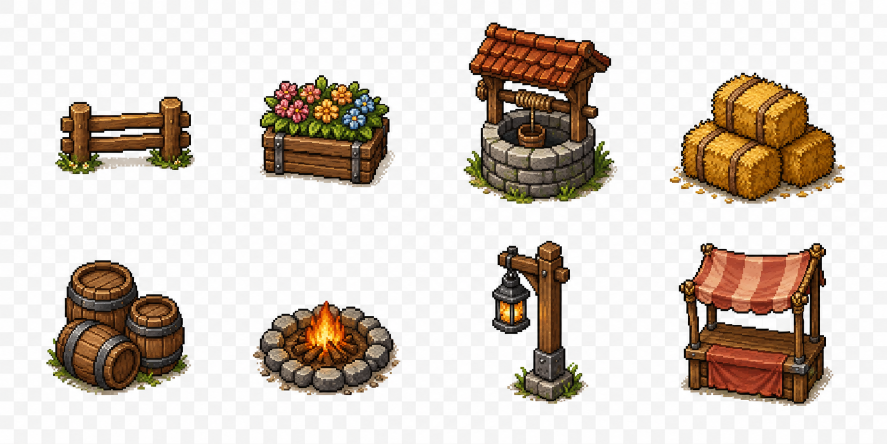
#> input picture Resources/Generated/GPT/SourceSheets/Objects/source_village_decorations_2026_05_14.png, 1774 x 887 px (shown at 1/2 size)
$ python slice_village_decorations.py
#> lines starting #> are read from the running program, lines starting #| are printed output that depends on the picture
"""마을/필드 장식 오브젝트 시트 (4×2) → 8개 PNG (128×128, padding 50, blob 격리)."""
from collections import deque
from pathlib import Path
from PIL import Image

SCRIPT_DIR = Path(__file__).resolve().parent
SOURCE_SHEET = SCRIPT_DIR / "source_village_decorations_2026_05_14.png"
OUT_DIR = SCRIPT_DIR.parents[1] / "Objects" / "Village"
NAMES = [
    "wooden_fence_segment", "flower_planter",
    "water_well", "hay_bale_stack",
    "barrel_group", "campfire_ring",
    "street_lantern", "market_cloth_stall",
]
CANVAS, COLS, ROWS = 128, 4, 2
LEFT_PAD, RIGHT_PAD = 50, 50


def is_bg(r, g, b, a):
    if a < 8: return True
    if r >= 240 and g >= 240 and b >= 240: return True
    if abs(r-g) <= 6 and abs(g-b) <= 6 and abs(r-b) <= 6 and 175 <= r <= 245: return True
    return False


def strip_bg(cell):
    cell = cell.convert("RGBA"); px = cell.load(); w, h = cell.size
    for y in range(h):
        for x in range(w):
            r, g, b, a = px[x, y]
            if is_bg(r, g, b, a):
                px[x, y] = (0, 0, 0, 0)
    return cell


def largest_blob(img):
    img = img.convert("RGBA"); px = img.load(); w, h = img.size
    label = [[0]*w for _ in range(h)]; n = 0; sizes = {}
    for y in range(h):
        for x in range(w):
            if label[y][x] != 0: continue
            if px[x, y][3] < 1: continue
            n += 1; q = deque([(x, y)]); label[y][x] = n; cnt = 0
            while q:
                cx, cy = q.popleft(); cnt += 1
                for nx, ny in ((cx+1, cy), (cx-1, cy), (cx, cy+1), (cx, cy-1)):
                    if 0 <= nx < w and 0 <= ny < h and label[ny][nx] == 0 and px[nx, ny][3] > 0:
                        label[ny][nx] = n; q.append((nx, ny))
            sizes[n] = cnt
    if not sizes: return img
    keep = max(sizes, key=lambda k: sizes[k])
    out = Image.new("RGBA", (w, h), (0, 0, 0, 0)); op = out.load()
    for y in range(h):
        for x in range(w):
            if label[y][x] == keep: op[x, y] = px[x, y]
    return out


def fit_square(img, size):
    w, h = img.size
    if w == 0 or h == 0: return Image.new("RGBA", (size, size), (0, 0, 0, 0))
    scale = min(size/w, size/h)
    nw, nh = max(1, int(round(w*scale))), max(1, int(round(h*scale)))
    r = img.resize((nw, nh), Image.LANCZOS)
    canvas = Image.new("RGBA", (size, size), (0, 0, 0, 0))
    canvas.paste(r, ((size-nw)//2, (size-nh)//2), r)
    return canvas


def main():
    OUT_DIR.mkdir(parents=True, exist_ok=True)
    sheet = Image.open(SOURCE_SHEET).convert("RGBA")
    sw, sh = sheet.size; cw, ch = sw // COLS, sh // ROWS
#> after `sw, sh = sheet.size`: sw = 1774; sh = 887
#> after `cw, ch = (sw // COLS, sh // ROWS)`: cw = 443; ch = 443
    print(f"sheet={sw}x{sh}, cell={cw}x{ch}")
#| sheet=1774x887, cell=443x443
    for i, name in enumerate(NAMES):
        col, row = i % COLS, i // COLS
        x0 = max(0, col*cw - LEFT_PAD); x1 = min(sw, (col+1)*cw + RIGHT_PAD)
        box = (x0, row*ch, x1, (row+1)*ch)
        cell = sheet.crop(box)
        cleaned = strip_bg(cell); iso = largest_blob(cleaned)
        bbox = iso.getbbox(); trimmed = iso.crop(bbox) if bbox else iso
        final = fit_square(trimmed, CANVAS)
        final.save(OUT_DIR / f"{name}.png", "PNG")
        print(f"  [{i}] {name}.png  trimmed={trimmed.size}")
#> this loop made 8 passes
#> bbox on passes 1 to 8: (110, 193, 390, 349), (126, 150, 398, 375), (91, 45, 399, 408), (60, 145, 411, 408), (92, 77, 382, 348), (112, 158, 408, 348), (148, 38, 341, 365), (78, 43, 388, 369)
#> pass 1, in main, `cell = sheet.crop(box)`:
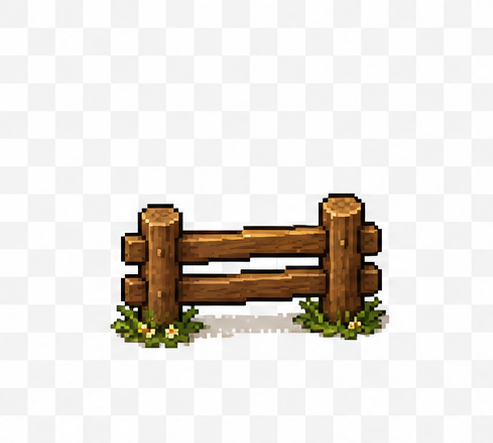
#> cell: PIL image 493x443 RGBA; mean R, G, B, A 230, 226, 221.1, 255
#> after the loop:
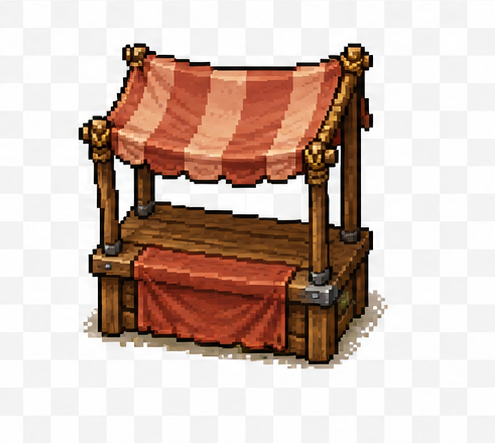
#> cell: PIL image 495x443 RGBA; mean R, G, B, A 208.9, 189.3, 180.2, 255
#> after the loop:
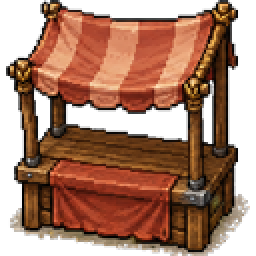
#> final: PIL image 128x128 RGBA (shown 2 times larger); mean R, G, B, A 93.1, 52.7, 33.7, 176.1; transparent parts drawn white
#> after the loop:
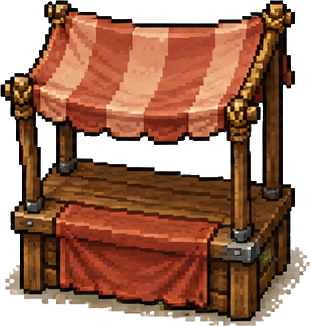
#> trimmed: PIL image 310x326 RGBA; mean R, G, B, A 97.6, 55.1, 35.2, 187.6; transparent parts drawn white


if __name__ == "__main__":
    main()
